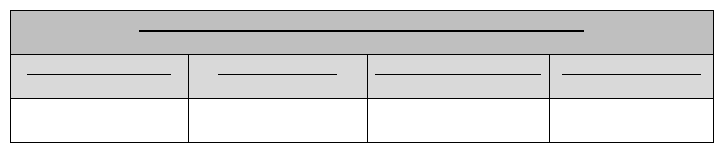
#> input picture 2e353e5a-97ed-438e-b609-068dc0de76d4.png, 724 x 154 px
$ python -i process_image_v4.py   (imports and definitions only)
#> lines starting #> are read from the running program, lines starting #| are printed output that depends on the picture; after the words box and inside, x2 and y2 are one past the last pixel; in counts of white or black regions, pixels touching at a corner belong together
import cv2
import numpy as np
import os
import glob
from google.cloud import vision
from google.cloud.vision import types
import io
import uuid
import glob
import time

# import matplotlib.pyplot as plt
# import matplotlib as mpl


data_dir                     = 'data'
input_data_dir               = 'input'
output_data_dir              = 'output'

output_extracted_tables_dir  = 'tables'
output_extracted_boxes_dir   = 'boxes'
output_extracted_letters_dir = 'letters'

client                       = vision.ImageAnnotatorClient()

# utility function
# [9 lines left out: function create_directory, not called in this run]

# read files present in a directory
def read_directory_files(path, pattern='*'):
    files = [f for f in glob.glob(os.path.join(path, pattern))]
    return files

def get_subdirectories(path):
    return [f.path for f in os.scandir(path) if f.is_dir()]

# [117 lines left out: functions show_img, cleanup_ocr_text, cleanup_ocr_marks_text, cleanup_ocr_student_code_text, ocr_from_google_vision_for_marks, ocr_from_google_vision_for_student_code and 3 more, not called in this run]

def change_brightness(image, alpha, beta):
    return cv2.addWeighted(image, alpha, np.zeros(image.shape, image.dtype),0, beta)

# [49 lines left out: functions unsharp_mask, resize_image, image_resize, not called in this run]

# detect horizontal and vertical lines in the cropped images and extract boxes
def smoothen_out_image(image):
    edges  = cv2.adaptiveThreshold(image, 255, cv2.ADAPTIVE_THRESH_MEAN_C, cv2.THRESH_BINARY, 3, -2)
    kernel = np.ones((3, 3), np.uint8)
    edges  = cv2.dilate(edges, kernel)
    smooth = np.copy(image)
    smooth = cv2.blur(smooth, (2, 2))
    (rows, cols) = np.where(edges != 0)
    image[rows, cols] = smooth[rows, cols]
    return image

def combine_image(vertical_img, horizontal_img):
    alpha  = 0.5
    beta   = 1.0 - alpha
    kernel = cv2.getStructuringElement(cv2.MORPH_RECT, (2, 2))
    # This function helps to add two image with specific weight parameter to get a third image as summation of two image.
    img_final = cv2.addWeighted(vertical_img, alpha, horizontal_img, beta, 0.0)
    img_final = cv2.erode(~img_final, kernel, iterations=2)
    (thresh, img_final) = cv2.threshold(img_final, 128,255, cv2.THRESH_BINARY | cv2.THRESH_OTSU)
    return img_final

def extract_horizontal_vertical_line_images(filepath):
    src_img      = cv2.imread(filepath, cv2.IMREAD_COLOR)
#     img_resized  = image_resize(src_img, height = 640)

    gray_img     = src_img
    if len(src_img.shape) == 3:
        gray_img = cv2.cvtColor(src_img, cv2.COLOR_BGR2GRAY)

    gray_img = cv2.bitwise_not(gray_img)
    bw_img   = cv2.adaptiveThreshold(gray_img, 255, cv2.ADAPTIVE_THRESH_MEAN_C, cv2.THRESH_BINARY, 15, -2)

    horizontal_img = np.copy(bw_img)
    vertical_img   = np.copy(bw_img)

    cols = horizontal_img.shape[1]
    horizontal_size = cols // 30
    horizontalStructure = cv2.getStructuringElement(cv2.MORPH_RECT, (horizontal_size, 1))
    horizontal_img = cv2.erode(horizontal_img, horizontalStructure)
    horizontal_img = cv2.dilate(horizontal_img, horizontalStructure)

    rows = vertical_img.shape[0]
    vertical_size = rows // 30
    verticalStructure = cv2.getStructuringElement(cv2.MORPH_RECT, (1, vertical_size))
    vertical_img = cv2.erode(vertical_img, verticalStructure)
    vertical_img = cv2.dilate(vertical_img, verticalStructure)

    horizontal_img = smoothen_out_image(horizontal_img)
    vertical_img   = smoothen_out_image(vertical_img)

    img_final      = combine_image(vertical_img, horizontal_img)

    # find mask
    masked_img     = cv2.bitwise_and(horizontal_img, vertical_img)


    return src_img, img_final, horizontal_img, vertical_img

def sort_contours(cnts, method="left-to-right"):
    # initialize the reverse flag and sort index
    reverse = False
    i = 0

    # handle if we need to sort in reverse
    if method == "right-to-left" or method == "bottom-to-top":
        reverse = True

    # handle if we are sorting against the y-coordinate rather than
    # the x-coordinate of the bounding box
    if method == "top-to-bottom" or method == "bottom-to-top":
        i = 1
    # construct the list of bounding boxes and sort them from top to
    # bottom

    boundingBoxes = [cv2.boundingRect(c) for c in cnts]
    (cnts, boundingBoxes) = zip(*sorted(zip(cnts, boundingBoxes),
        key=lambda b:b[1][i], reverse=reverse))

    # return the list of sorted contours and bounding boxes
    return (cnts, boundingBoxes)


def extract_horizontal_lines(filepath, length=1200, debug=False):
    org_img, process_img, hori_img, vert_img = extract_horizontal_vertical_line_images(filepath)
#> in extract_horizontal_vertical_line_images, src_img is the input picture: shape (154, 724, 3); min 0, max 255, mean 217.2
#> in extract_horizontal_vertical_line_images, `gray_img = cv2.bitwise_not(gray_img)`:
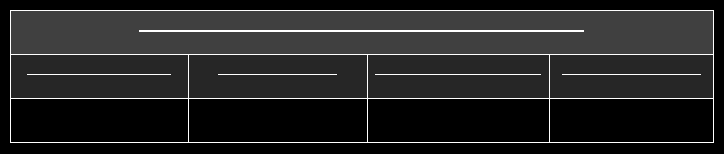
#> gray_img: shape (154, 724); min 0, max 255, mean 37.8
#> in extract_horizontal_vertical_line_images, `bw_img   = cv2.adaptiveThreshold(gray_img, 255, cv2.ADAPTIVE_THRESH_ME..`:
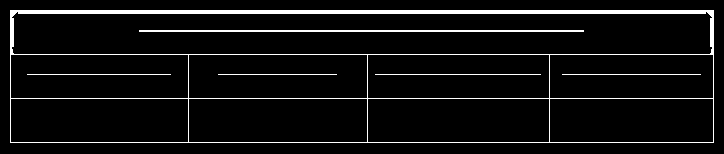
#> bw_img: shape (154, 724); 6.4% white; 6 white regions, box (x1, y1, x2, y2) and area: (10, 10, 714, 143) 5652, (139, 30, 584, 32) 890, (375, 74, 541, 75) 166, (27, 74, 171, 75) 144, (562, 74, 701, 75) 139, (218, 74, 337, 75) 119
#> in extract_horizontal_vertical_line_images, `horizontal_img = cv2.erode(horizontal_img, horizontalStructure)`: horizontal_img: shape (154, 724); 5.4% white; 9 white regions, largest, box (x1, y1, x2, y2) and area: (22, 10, 703, 14) 2692, (151, 30, 573, 32) 844, (22, 54, 703, 55) 681
#> in extract_horizontal_vertical_line_images, `horizontal_img = cv2.dilate(horizontal_img, horizontalStructure)`: horizontal_img: shape (154, 724); 5.7% white; 9 white regions, largest, box (x1, y1, x2, y2) and area: (11, 10, 715, 14) 2784, (140, 30, 585, 32) 890, (11, 54, 715, 55) 704
#> in extract_horizontal_vertical_line_images, `vertical_img = cv2.erode(vertical_img, verticalStructure)`: vertical_img: shape (154, 724); 0.64% white in thin lines or dots, all inside (x1, y1, x2, y2) = (10, 12, 714, 141)
#> in extract_horizontal_vertical_line_images, `vertical_img = cv2.dilate(vertical_img, verticalStructure)`:
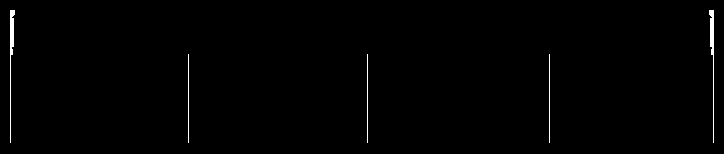
#> vertical_img: shape (154, 724); 0.71% white; 5 white regions, box (x1, y1, x2, y2) and area: (10, 10, 15, 143) 260, (709, 10, 714, 143) 260, (188, 54, 189, 143) 89, (367, 54, 368, 143) 89, (549, 54, 550, 143) 89
#> in smoothen_out_image, `edges  = cv2.adaptiveThreshold(image, 255, cv2.ADAPTIVE_THRESH_MEAN_C,..`: edges: shape (154, 724); 4.5% white in thin lines or dots, all inside (x1, y1, x2, y2) = (11, 10, 715, 143)
#> in smoothen_out_image, `edges  = cv2.dilate(edges, kernel)`: edges: shape (154, 724); 12.6% white; 9 white regions, largest, box (x1, y1, x2, y2) and area: (10, 9, 716, 15) 4204, (10, 53, 716, 56) 2118, (10, 97, 716, 100) 2118
#> in smoothen_out_image, `smooth = cv2.blur(smooth, (2, 2))`:
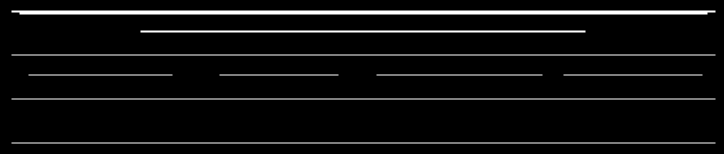
#> smooth: shape (154, 724); min 0, max 255, mean 14.6
#> in smoothen_out_image, `(rows, cols) = np.where(edges != 0)`: rows = 14074 values from 9 to 143; cols = 14074 values, max 715 at index 705, min 10 at index 0, mean 363.6
#> in smoothen_out_image (call 2), `edges  = cv2.adaptiveThreshold(image, 255, cv2.ADAPTIVE_THRESH_MEAN_C,..`: edges: shape (154, 724); 0.58% white in thin lines or dots, all inside (x1, y1, x2, y2) = (10, 10, 714, 143)
#> in smoothen_out_image (call 2), `edges  = cv2.dilate(edges, kernel)`:
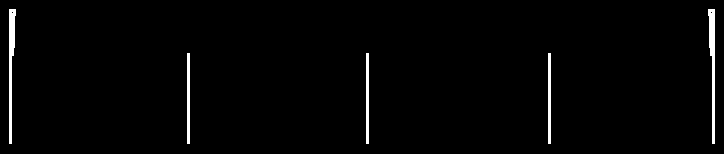
#> edges: shape (154, 724); 1.7% white; 5 white regions, box (x1, y1, x2, y2) and area: (9, 9, 16, 144) 544, (708, 9, 715, 144) 544, (187, 53, 190, 144) 273, (366, 53, 369, 144) 273, (548, 53, 551, 144) 273
#> in smoothen_out_image (call 2), `(rows, cols) = np.where(edges != 0)`: rows = 1907 values from 9 to 143; cols = 1907 values, max 714 at index 13, min 9 at index 0, mean 364.3
#> in combine_image, `img_final = cv2.erode(~img_final, kernel, iterations=2)`:
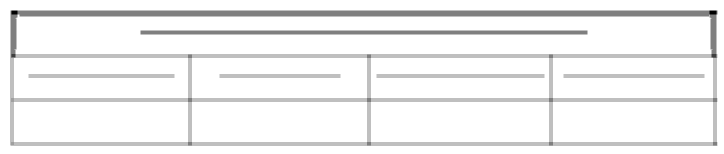
#> img_final: shape (154, 724); min 0, max 255, mean 240.3
#> in combine_image, `(thresh, img_final) = cv2.threshold(img_final, 128,255, cv2.THRESH_BIN..`:
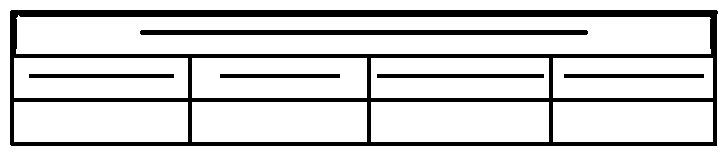
#> img_final: shape (154, 724); 82% white; 6 black regions
#> in combine_image, `(thresh, img_final) = cv2.threshold(img_final, 128,255, cv2.THRESH_BIN..`: thresh = 191

    contours                  = cv2.findContours(hori_img, cv2.RETR_TREE, cv2.CHAIN_APPROX_SIMPLE)
#> contours = 9 contours; largest, box (x1, y1, x2, y2) and area: (11, 10, 716, 15) 2785, (140, 30, 586, 33) 890, (11, 142, 716, 144) 704, (11, 98, 716, 100) 704, (11, 54, 716, 56) 704
    contours                  = contours[0] if len(contours) == 2 else contours[1]
    (contours, boundingBoxes) = sort_contours(contours, method="top-to-bottom")
#> in sort_contours, `boundingBoxes = [cv2.boundingRect(c) for c in cnts]`: boundingBoxes = [(11, 142, 705, 2), (11, 98, 705, 2), (563, 74, 140, 2), (376, 74, 167, 2), (219, 74, 120, 2), (28, 74, 145, 2), (11, 54, 705, 2), (140, 30, 446, 3), (11, 10, 705, 5)]
#> in sort_contours, `(cnts, boundingBoxes) = zip(*sorted(zip(cnts, boundingBoxes), key=lamb..`: cnts = 9 contours; largest, box (x1, y1, x2, y2) and area: (11, 10, 716, 15) 2785, (140, 30, 586, 33) 890, (11, 54, 716, 56) 704, (11, 98, 716, 100) 704, (11, 142, 716, 144) 704; boundingBoxes = ((11, 10, 705, 5), (140, 30, 446, 3), (11, 54, 705, 2), (563, 74, 140, 2), (376, 74, 167, 2), (219, 74, 120, 2), (28, 74, 145, 2), (11, 98, 705, 2), (11, 142, 705, 2))
#> contours has the same summary as cnts in sort_contours
    filtered_contours         = []
    filtered_lines            = []

    for index, contour in enumerate(contours):
        x, y, w, h = cv2.boundingRect(contour)
        if debug:
            print("x=%d, y=%d, w=%d, h=%d" % (x, y, w, h))

        if w > length:
            filtered_contours.append(contour)
            filtered_lines.append((x,y,w,h))
#> this loop made 9 passes
#> (contour, x, y, w, h) on passes 2 to 9: ([[140, 30], [140, 32], [585, 32], [585, 30]], 140, 30, 446, 3), ([[11, 54], [11, 55], [715, 55], [715, 54]], 11, 54, 705, 2), ([[563, 74], [563, 75], [702, 75], [702, 74]], 563, 74, 140, 2), ([[376, 74], [376, 75], [542, 75], [542, 74]], 376, 74, 167, 2), ([[219, 74], [219, 75], [338, 75], [338, 74]], 219, 74, 120, 2), ([[28, 74], [28, 75], [172, 75], [172, 74]], 28, 74, 145, 2), ([[11, 98], [11, 99], [715, 99], [715, 98]], 11, 98, 705, 2), ([[11, 142], [11, 143], [715, 143], [715, 142]], 11, 142, 705, 2)
#> after the loop, filtered_contours = []; filtered_lines = []

    print('found (%d) contours, contours after filtering (%d)' % (len(contours), len(filtered_contours)))
#| found (9) contours, contours after filtering (0)
    return org_img, process_img, hori_img, filtered_contours, filtered_lines


# [145 lines left out: functions extract_vertical_lines, extract_tables, get_gray_and_bw_image, extract_box_letters, get_summary_table_data, get_marks_table_data and 1 more, not called in this run]

# [5 lines of commented-out code are left out]

'''
   program process or entry point
'''

# [51 lines left out: functions api_response, process_image_v4, not called in this run]

>>> result = extract_horizontal_lines('../../2e353e5a-97ed-438e-b609-068dc0de76d4.png')
#> result = 5 items
